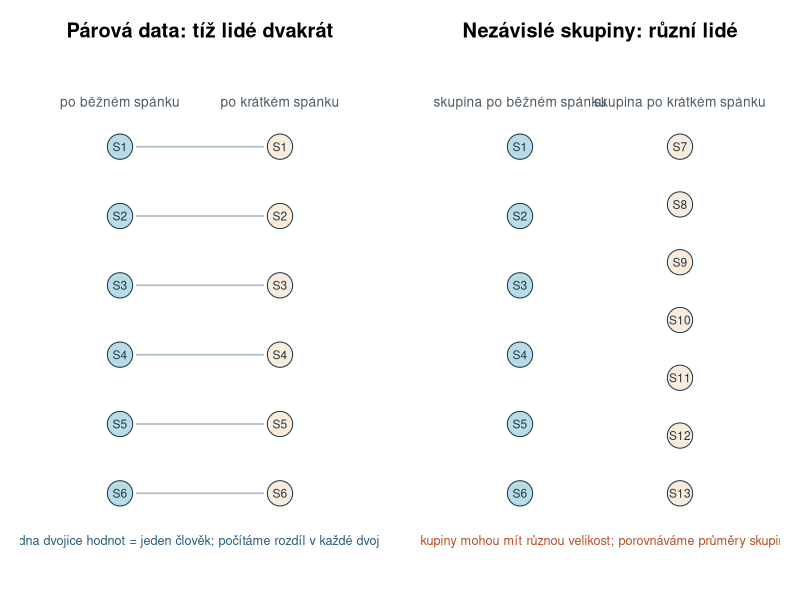
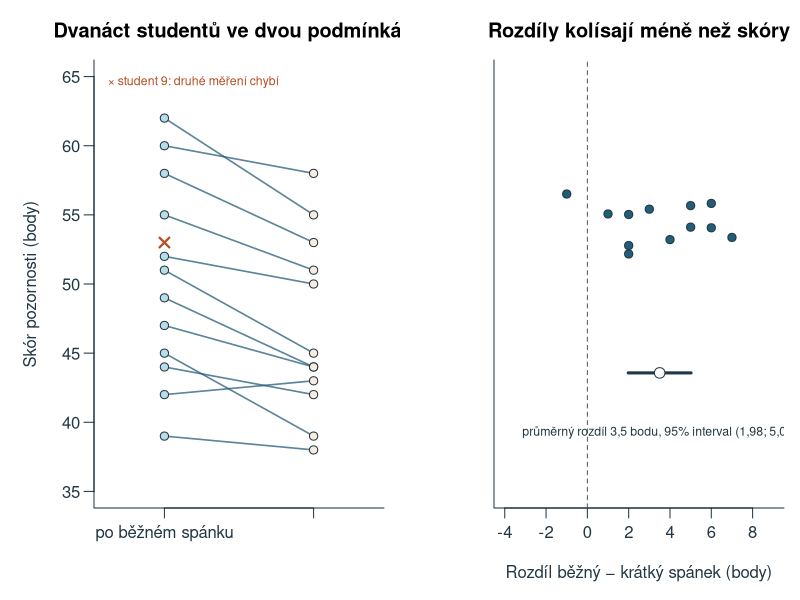
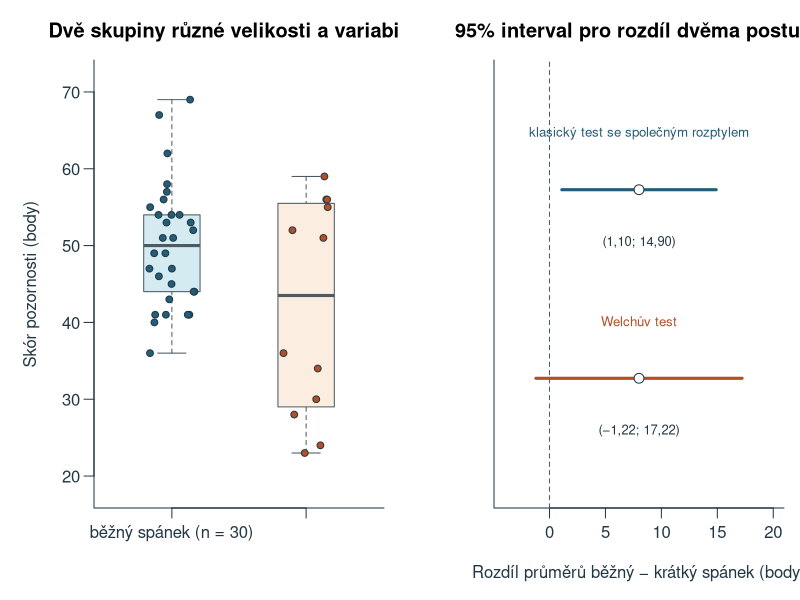
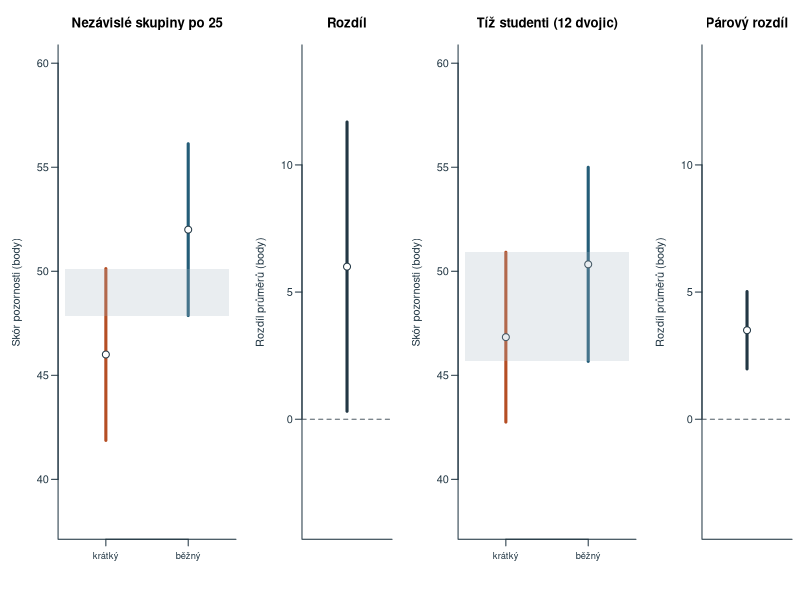
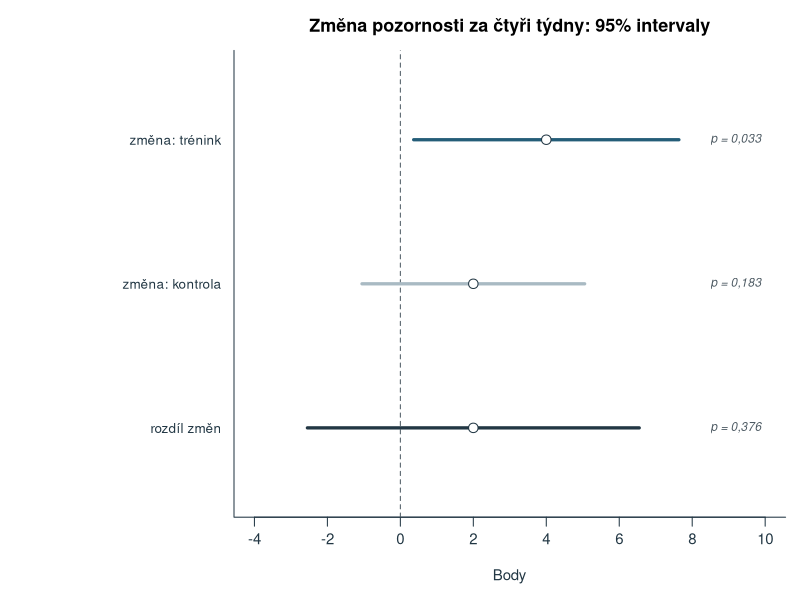
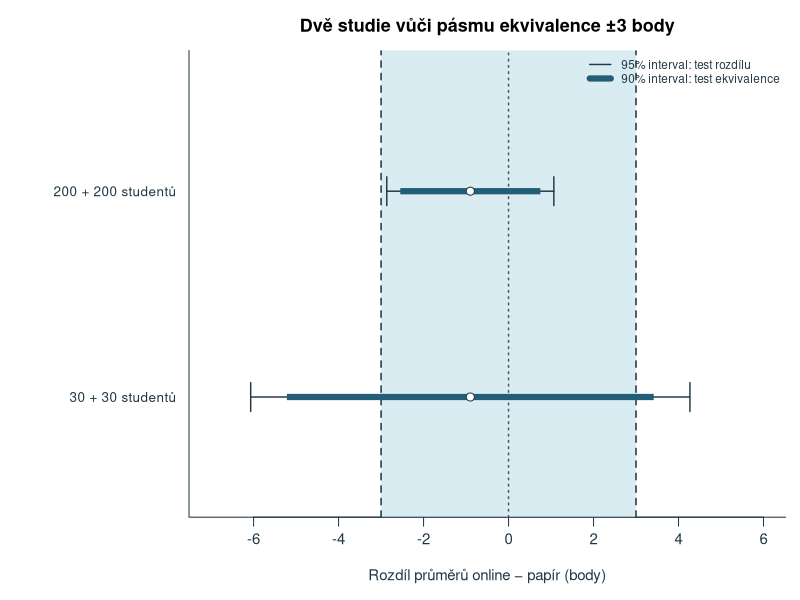
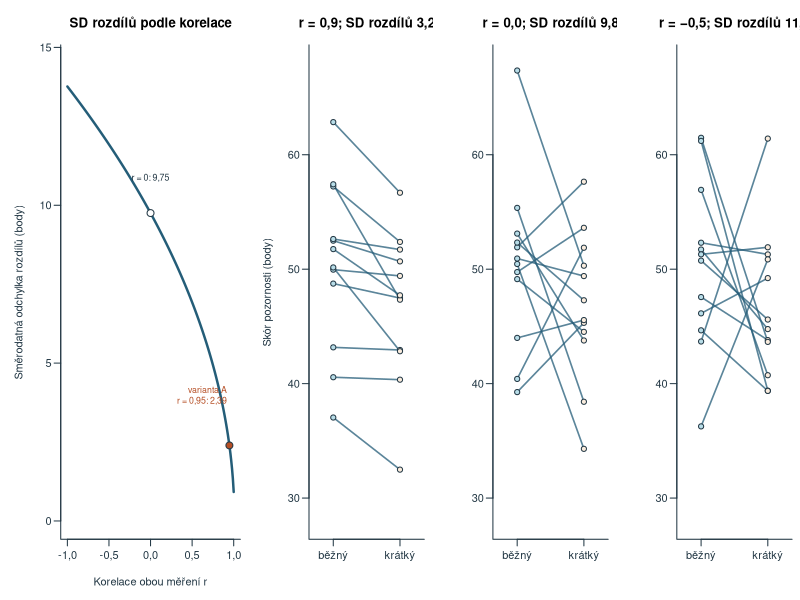
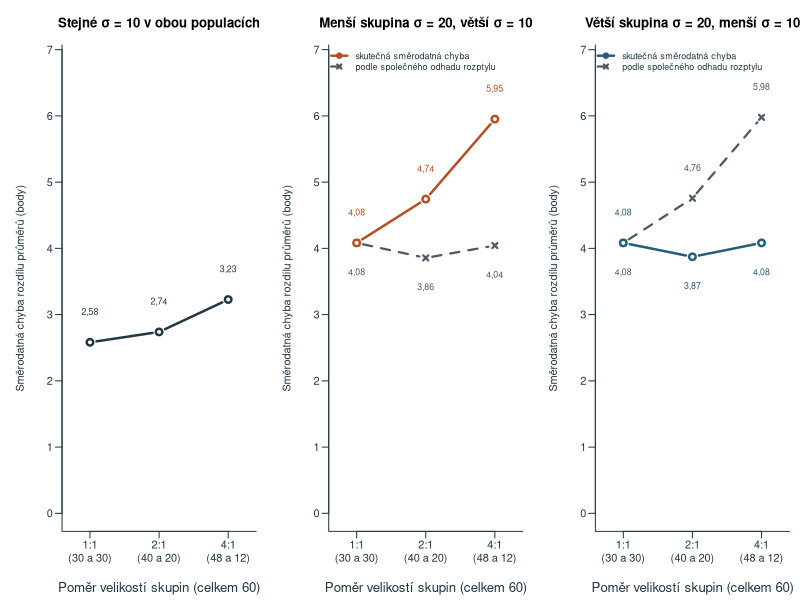

Source code (R) for these figures, in order:
# Teaching data, calculations and figures for chapter 8; base R, UTF-8, deterministic project-root paths.
# Parking summaries are quoted from Howell (2013, p. 86); anorexia summaries were computed from
# Howell's Table 7.3 (pp. 198-199) and converted to kilograms; every other value is an authored teaching model.
ch8_out <- 'assets/chapter-08/plots'
ch8_old_options <- options(OutDec=',')
dir.create(ch8_out,recursive=TRUE,showWarnings=FALSE)
ch8_blue <- '#245D78'; ch8_orange <- '#B54E24'; ch8_fill <- '#B8DDE8'; ch8_gray <- '#4D5A63'; ch8_pale <- '#E1E8EB'; ch8_sand <- '#FAECDD'; ch8_ink <- '#223744'; ch8_mute <- '#A9BAC3'; ch8_green <- '#3E7B4F'
ch8_num <- function(x,digits=2) sub('^-','−',formatC(x,format='f',digits=digits,decimal.mark=','))
ch8_draw <- function(name,code,width=8,height=4.5) {
  svg(file.path(ch8_out,paste0(name,'.svg')),width=width,height=height,family='sans',bg='white')
  par(mar=c(4.5,4.5,2.6,.8),mgp=c(2.7,.7,0),las=1,col.axis=ch8_ink,col.lab=ch8_ink,fg=ch8_ink,cex=.9)
  force(code); dev.off()
}
# Procedures from summaries --------------------------------------------------------------
# One sample of differences: the paired t-test is the one-sample t-test of chapter 7 applied to differences.
ch8_one <- function(m,s,n,level=.95) {
  m <- unname(m); s <- unname(s); n <- unname(n)
  se <- s/sqrt(n); q <- qt(1-(1-level)/2,n-1); t <- m/se
  c(m=m,s=s,n=n,se=se,df=n-1,t=t,p=2*pt(-abs(t),n-1),q=q,dolni=m-q*se,horni=m+q*se)
}
# Two independent samples: classic test with the pooled variance estimate.
ch8_pooled <- function(m1,s1,n1,m2,s2,n2,level=.95) {
  m1 <- unname(m1); s1 <- unname(s1); m2 <- unname(m2); s2 <- unname(s2)
  sp2 <- ((n1-1)*s1^2+(n2-1)*s2^2)/(n1+n2-2); se <- sqrt(sp2*(1/n1+1/n2)); df <- n1+n2-2
  q <- qt(1-(1-level)/2,df); t <- (m1-m2)/se
  c(rozdil=m1-m2,sp2=sp2,sp=sqrt(sp2),se=se,df=df,t=t,p=2*pt(-abs(t),df),q=q,dolni=m1-m2-q*se,horni=m1-m2+q*se,d=(m1-m2)/sqrt(sp2))
}
# Welch's test: separate variances and Welch-Satterthwaite degrees of freedom (not rounded).
ch8_welch <- function(m1,s1,n1,m2,s2,n2,level=.95) {
  m1 <- unname(m1); s1 <- unname(s1); m2 <- unname(m2); s2 <- unname(s2)
  a <- s1^2/n1; b <- s2^2/n2; se <- sqrt(a+b); df <- (a+b)^2/(a^2/(n1-1)+b^2/(n2-1))
  q <- qt(1-(1-level)/2,df); t <- (m1-m2)/se
  c(rozdil=m1-m2,se=se,df=df,t=t,p=2*pt(-abs(t),df),q=q,dolni=m1-m2-q*se,horni=m1-m2+q*se)
}
ch8_sum <- function(x) c(m=mean(x),s=sd(x),n=length(x))
# A. Running example, paired version: the same students after normal and after short sleep ------
# Thirteen students; student 9 has no score after short sleep. Difference = normal minus short sleep.
ch8_par <- data.frame(id=1:13,
  bezny=c(58,44,51,39,62,47,55,42,53,49,60,45,52),
  kratky=c(53,42,45,38,55,44,51,43,NA,44,58,39,50))
ch8_par_ok <- with(ch8_par,!is.na(bezny)&!is.na(kratky))
ch8_par_u <- ch8_par[ch8_par_ok,]
ch8_par_d <- ch8_par_u$bezny-ch8_par_u$kratky
ch8_par_res <- ch8_one(mean(ch8_par_d),sd(ch8_par_d),length(ch8_par_d))
ch8_par_b <- ch8_sum(ch8_par_u$bezny); ch8_par_k <- ch8_sum(ch8_par_u$kratky)
# The same complete pairs analysed (wrongly) as two independent groups.
ch8_par_wrong <- ch8_pooled(ch8_par_b['m'],ch8_par_b['s'],12,ch8_par_k['m'],ch8_par_k['s'],12)
# Column means taken without removing the incomplete pair: 13 versus 12 students.
ch8_par_cols <- c(bezny=mean(ch8_par$bezny),kratky=mean(ch8_par$kratky,na.rm=TRUE))
# Contrast: perfectly preserved order with tripled second values; SD of differences doubles.
ch8_troj_x <- c(2,4,6); ch8_troj_y <- 3*ch8_troj_x
# B. Independent version: two groups of different size and spread --------------------------
# Generated once (seed 20261189, rounded to whole points) and stored as fixed values.
ch8_sk_kratky <- c(52,55,23,59,36,51,24,56,28,34,56,30)
ch8_sk_bezny <- c(67,55,54,46,43,41,57,41,54,44,40,47,41,51,45,47,62,44,49,54,69,36,56,49,51,53,58,53,52,41)
ch8_sk_k <- ch8_sum(ch8_sk_kratky); ch8_sk_b <- ch8_sum(ch8_sk_bezny)
ch8_sk_pool <- ch8_pooled(ch8_sk_b['m'],ch8_sk_b['s'],30,ch8_sk_k['m'],ch8_sk_k['s'],12)
ch8_sk_welch <- ch8_welch(ch8_sk_b['m'],ch8_sk_b['s'],30,ch8_sk_k['m'],ch8_sk_k['s'],12)
# Parking study (Howell, p. 86) without known sigma: s = 14.6 s in both groups of 100 drivers.
ch8_park <- ch8_pooled(39.03,14.6,100,32.15,14.6,100)
ch8_park_welch <- ch8_welch(39.03,14.6,100,32.15,14.6,100)
# Anorexia (Everitt via Howell, Table 7.3): full-precision summaries in pounds, converted to kilograms.
ch8_lb <- 0.45359237
ch8_anor_lb <- c(m_pred=83.229412,m_po=90.494118,m_d=7.264706,s_d=7.157421,s_pred=5.016693,n=17)
ch8_anor <- ch8_anor_lb; ch8_anor[1:5] <- ch8_anor_lb[1:5]*ch8_lb
ch8_anor_res <- ch8_one(ch8_anor['m_d'],ch8_anor['s_d'],17)
ch8_anor_d_pred <- unname(ch8_anor['m_d']/ch8_anor['s_pred']); ch8_anor_d_z <- unname(ch8_anor['m_d']/ch8_anor['s_d'])
# Two groups side by side: 25 students per group, 46 versus 52 points, s = 10 in both.
ch8_vedle <- ch8_pooled(52,10,25,46,10,25)
ch8_vedle_ci <- rbind(kratky=46+c(-1,1)*qt(.975,24)*2,bezny=52+c(-1,1)*qt(.975,24)*2)
ch8_par_ci <- rbind(kratky=ch8_par_k['m']+c(-1,1)*qt(.975,11)*ch8_par_k['s']/sqrt(12),
                    bezny=ch8_par_b['m']+c(-1,1)*qt(.975,11)*ch8_par_b['s']/sqrt(12))
# D. Change in two groups: attention before and after a four-week training (authored) -------
ch8_tr <- data.frame(id=1:32,skupina=rep(c('trénink','kontrola'),each=16),
  pred=c(46,52,41,55,48,44,50,57,43,49,53,47,45,51,58,42, 47,50,44,53,49,41,55,46,52,48,43,56,45,51,50,47))
ch8_tr_zmena_i <- c(12,-3,8,-4,14,5,9,-2,3,10,-6,7,4,13,0,-6)
ch8_tr_zmena_k <- c(6,-7,9,-3,10,1,-6,5,2,11,-4,3,-1,8,0,-2)
ch8_tr$po <- ch8_tr$pred+c(ch8_tr_zmena_i,ch8_tr_zmena_k)
ch8_tr$zmena <- ch8_tr$po-ch8_tr$pred
ch8_tr_i <- ch8_one(mean(ch8_tr_zmena_i),sd(ch8_tr_zmena_i),16)
ch8_tr_k <- ch8_one(mean(ch8_tr_zmena_k),sd(ch8_tr_zmena_k),16)
ch8_tr_rozdil <- ch8_pooled(mean(ch8_tr_zmena_i),sd(ch8_tr_zmena_i),16,mean(ch8_tr_zmena_k),sd(ch8_tr_zmena_k),16)
# Equivalence of two test versions: online minus paper, bounds -3 and 3 set in advance.
ch8_ekv <- data.frame(studie=c('velká','malá'),m_online=49.2,m_papir=50.1,s=10,n=c(200,30))
ch8_ekv_res <- t(sapply(1:2,function(i) {
  e <- ch8_ekv[i,]; r95 <- ch8_pooled(e$m_online,e$s,e$n,e$m_papir,e$s,e$n,.95); r90 <- ch8_pooled(e$m_online,e$s,e$n,e$m_papir,e$s,e$n,.90)
  c(rozdil=r95[['rozdil']],se=r95[['se']],df=r95[['df']],p=r95[['p']],d95=r95[['dolni']],h95=r95[['horni']],d90=r90[['dolni']],h90=r90[['horni']])
}))
rownames(ch8_ekv_res) <- ch8_ekv$studie
# Exercise inputs (authored unless stated) --------------------------------------------------
ch8_u03 <- data.frame(id=1:15,
  kongr=c(612,685,590,731,648,577,702,659,NA,624,690,605,668,641,720),
  nekongr=c(689,742,671,790,702,660,NA,731,698,701,768,672,735,699,805))
ch8_u03_ok <- with(ch8_u03,!is.na(kongr)&!is.na(nekongr))
ch8_u03_d <- with(ch8_u03[ch8_u03_ok,],nekongr-kongr)
ch8_u06_a <- c(78,41,95,62,54,88,47,71,39,66)
ch8_u06_b <- c(52,48,61,44,57,50,46,55,49,63,51,45,58,53,47,60,50,54,42,56,49,52,59,48,51)
# Correlation of the two paired measurements and the SD of differences (optional extension) --
ch8_par_r <- cor(ch8_par_u$bezny,ch8_par_u$kratky)
ch8_sd_rozdilu <- function(r,s1=unname(ch8_par_b['s']),s2=unname(ch8_par_k['s'])) sqrt(s1^2+s2^2-2*r*s1*s2)
# Three simulated sets of 12 students with exactly the SDs and means of variant A and a chosen sample r
# (orthogonalised normal deviates, seed fixed); used only to illustrate the shape of paired data.
ch8_sim_par <- function(r,seed) {
  set.seed(seed); z <- scale(matrix(rnorm(24),12))
  z[,2] <- resid(lm(z[,2]~z[,1])); z <- scale(z)
  y <- r*z[,1]+sqrt(1-r^2)*z[,2]
  data.frame(bezny=ch8_par_b[['m']]+ch8_par_b[['s']]*z[,1],kratky=ch8_par_k[['m']]+ch8_par_k[['s']]*as.numeric(scale(y)))
}
ch8_sim_r <- c(.9,0,-.5)
ch8_sim <- lapply(seq_along(ch8_sim_r),function(i) ch8_sim_par(ch8_sim_r[i],20261114+i))
# Standard error of the difference and Welch df for 60 people split 1:1, 2:1 and 4:1 (population values).
ch8_pomer <- data.frame(pomer=c('1:1','2:1','4:1'),n1=c(30,40,48),n2=c(30,20,12))
ch8_se_dif <- function(s1,n1,s2,n2) sqrt(s1^2/n1+s2^2/n2)
ch8_se_pool <- function(s1,n1,s2,n2) sqrt(((n1-1)*s1^2+(n2-1)*s2^2)/(n1+n2-2)*(1/n1+1/n2))
ch8_welch_df <- function(s1,n1,s2,n2) { a <- s1^2/n1; b <- s2^2/n2; (a+b)^2/(a^2/(n1-1)+b^2/(n2-1)) }
ch8_pomer <- within(ch8_pomer, {
  se_shodne <- ch8_se_dif(10,n1,10,n2)
  se_mala_var <- ch8_se_dif(10,n1,20,n2); se_mala_var_pool <- ch8_se_pool(10,n1,20,n2)
  se_velka_var <- ch8_se_dif(20,n1,10,n2); se_velka_var_pool <- ch8_se_pool(20,n1,10,n2)
  df_shodne <- ch8_welch_df(10,n1,10,n2); df_mala_var <- ch8_welch_df(10,n1,20,n2); df_velka_var <- ch8_welch_df(20,n1,10,n2)
})
# Approximate CI for Cohen's d standardised by the control-group SD (Howell, 2013, p. 632) and the
# exact noncentral-t interval for the pooled d (comparison only); paired d after Algina & Keselman (2003, pp. 544-545).
ch8_d_ci <- function(d,n_kontrola,n_druha,level=.95) {
  se <- sqrt((n_kontrola+n_druha)/(n_kontrola*n_druha)+d^2/(2*n_kontrola)); z <- qnorm(1-(1-level)/2)
  c(d=d,se=se,dolni=d-z*se,horni=d+z*se)
}
ch8_nct_ci <- function(t,df,level=.95) {
  a <- (1-level)/2
  # pt() with a noncentrality parameter may warn about the last digits; the limits are checked against the text.
  suppressWarnings(c(uniroot(function(l) pt(t,df,ncp=l)-(1-a),c(t-20,t+20),tol=1e-10)$root,
    uniroot(function(l) pt(t,df,ncp=l)-a,c(t-20,t+20),tol=1e-10)$root))
}
ch8_park_dci <- ch8_d_ci(unname(ch8_park['d']),100,100)
ch8_park_dci_presne <- ch8_nct_ci(unname(ch8_park['t']),198)*sqrt(1/100+1/100)
ch8_sk_d <- unname(ch8_sk_pool['rozdil']/ch8_sk_b['s'])
ch8_sk_dci <- ch8_d_ci(ch8_sk_d,30,12)
ch8_par_stdz <- sqrt((ch8_par_b[['s']]^2+ch8_par_k[['s']]^2)/2)
ch8_par_dav <- unname(ch8_par_res['m'])/ch8_par_stdz
ch8_par_dci <- ch8_nct_ci(unname(ch8_par_res['t']),11)*sqrt(2*unname(ch8_par_res['s'])^2/(12*(ch8_par_b[['s']]^2+ch8_par_k[['s']]^2)))
# Figures ----------------------------------------------------------------------------------
ch8_draw('dve-usporadani', {
  par(mfrow=c(1,2),mar=c(1,1,3,1))
  for(k in 1:2) {
    plot(NA,xlim=c(0,10),ylim=c(0,10),axes=FALSE,xlab='',ylab='',
      main=if(k==1) 'Párová data: tíž lidé dvakrát' else 'Nezávislé skupiny: různí lidé')
    if(k==1) {
      y <- seq(8.6,1.4,length.out=6)
      text(2.6,9.5,'po běžném spánku',cex=.82,col=ch8_gray); text(7.4,9.5,'po krátkém spánku',cex=.82,col=ch8_gray)
      for(i in seq_along(y)) {
        segments(3.1,y[i],6.9,y[i],lwd=1.6,col=ch8_mute)
        symbols(c(2.6,7.4),c(y[i],y[i]),circles=c(.38,.38),inches=FALSE,add=TRUE,bg=c(ch8_fill,ch8_sand),fg=ch8_ink)
        text(c(2.6,7.4),y[i],paste0('S',i),cex=.72)
      }
      text(5,.4,'jedna dvojice hodnot = jeden člověk; počítáme rozdíl v každé dvojici',cex=.76,col=ch8_blue)
    } else {
      y1 <- seq(8.6,1.4,length.out=6); y2 <- seq(8.6,1.4,length.out=7)
      text(2.6,9.5,'skupina po běžném spánku',cex=.82,col=ch8_gray); text(7.4,9.5,'skupina po krátkém spánku',cex=.82,col=ch8_gray)
      symbols(rep(2.6,6),y1,circles=rep(.38,6),inches=FALSE,add=TRUE,bg=ch8_fill,fg=ch8_ink); text(2.6,y1,paste0('S',1:6),cex=.72)
      symbols(rep(7.4,7),y2,circles=rep(.38,7),inches=FALSE,add=TRUE,bg=ch8_sand,fg=ch8_ink); text(7.4,y2,paste0('S',7:13),cex=.72)
      text(5,.4,'skupiny mohou mít různou velikost; porovnáváme průměry skupin',cex=.76,col=ch8_orange)
    }
  }
},width=9.4,height=4.2)
ch8_draw('parova-data', {
  par(mfrow=c(1,2),mar=c(4.6,4.7,3,.8))
  u <- ch8_par_u
  plot(NA,xlim=c(.6,2.4),ylim=c(35,65),xaxt='n',xlab='',ylab='Skór pozornosti (body)',main='Dvanáct studentů ve dvou podmínkách',bty='l')
  axis(1,at=1:2,labels=c('po běžném spánku','po krátkém spánku'))
  segments(1,u$bezny,2,u$kratky,col=adjustcolor(ch8_blue,.75),lwd=1.6)
  points(rep(1,12),u$bezny,pch=21,bg=ch8_fill,col=ch8_ink,cex=1.1); points(rep(2,12),u$kratky,pch=21,bg=ch8_sand,col=ch8_ink,cex=1.1)
  points(1,53,pch=4,col=ch8_orange,cex=1.3,lwd=2.2); text(.62,64.6,'× student 9: druhé měření chybí',adj=0,cex=.74,col=ch8_orange)
  set.seed(8); jit <- runif(12,-.12,.12)
  plot(NA,xlim=c(-4,9),ylim=c(.4,1.8),yaxt='n',xlab='Rozdíl běžný − krátký spánek (body)',ylab='',main='Rozdíly kolísají méně než skóry',bty='l')
  abline(v=0,lty=2,col=ch8_gray)
  points(ch8_par_d,1.3+jit,pch=21,bg=ch8_blue,col=ch8_ink,cex=1.1)
  r <- ch8_par_res
  segments(r['dolni'],.8,r['horni'],.8,lwd=3,col=ch8_ink); points(r['m'],.8,pch=21,bg='white',col=ch8_ink,cex=1.4)
  text(r['m'],.6,paste0('průměrný rozdíl ',ch8_num(r['m'],1),' bodu, 95% interval (',ch8_num(r['dolni']),'; ',ch8_num(r['horni']),')'),cex=.74)
},width=10,height=4.4)
ch8_draw('dve-skupiny', {
  par(mfrow=c(1,2),mar=c(4.6,4.7,3,.8))
  plot(NA,xlim=c(.5,2.5),ylim=c(18,72),xaxt='n',xlab='',ylab='Skór pozornosti (body)',main='Dvě skupiny různé velikosti a variability',bty='l')
  axis(1,at=1:2,labels=c('běžný spánek (n = 30)','krátký spánek (n = 12)'))
  boxplot(list(ch8_sk_bezny,ch8_sk_kratky),at=1:2,add=TRUE,axes=FALSE,boxwex=.42,col=c(adjustcolor(ch8_fill,.6),adjustcolor(ch8_sand,.9)),border=ch8_gray,outline=FALSE)
  set.seed(9); points(1+runif(30,-.17,.17),ch8_sk_bezny,pch=21,bg=ch8_blue,col=ch8_ink,cex=.9); points(2+runif(12,-.17,.17),ch8_sk_kratky,pch=21,bg=ch8_orange,col=ch8_ink,cex=.9)
  plot(NA,xlim=c(-4,20),ylim=c(.4,2.6),yaxt='n',xlab='Rozdíl průměrů běžný − krátký spánek (body)',ylab='',main='95% interval pro rozdíl dvěma postupy',bty='l')
  abline(v=0,lty=2,col=ch8_gray)
  ints <- rbind(ch8_sk_pool[c('dolni','horni')],ch8_sk_welch[c('dolni','horni')]); y <- c(2,1); cols <- c(ch8_blue,ch8_orange)
  segments(ints[,1],y,ints[,2],y,lwd=3,col=cols); points(rep(ch8_sk_pool['rozdil'],2),y,pch=21,bg='white',col=ch8_ink,cex=1.3)
  text(ch8_sk_pool['rozdil'],y-.28,paste0('(',ch8_num(ints[,1]),'; ',ch8_num(ints[,2]),')'),cex=.78)
  text(ch8_sk_pool['rozdil'],y+.3,c('klasický test se společným rozptylem','Welchův test'),cex=.8,col=cols)
},width=10,height=4.4)
ch8_draw('intervaly-vedle-sebe', {
  layout(matrix(1:4,1),widths=c(1.25,.8,1.25,.8)); par(mar=c(4.6,4.4,3.4,.6))
  draw_groups <- function(ci,m,main,lab) {
    plot(NA,xlim=c(.5,2.5),ylim=c(38,60),xaxt='n',xlab='',ylab='Skór pozornosti (body)',main=main,bty='l')
    axis(1,at=1:2,labels=lab,cex.axis=.85)
    segments(1:2,ci[,1],1:2,ci[,2],lwd=3,col=c(ch8_orange,ch8_blue)); points(1:2,m,pch=21,bg='white',col=ch8_ink,cex=1.4)
    rect(.5,max(ci[,1]),2.5,min(ci[,2]),col=adjustcolor(ch8_mute,.25),border=NA)
  }
  draw_diff <- function(r,main) {
    plot(NA,xlim=c(.5,1.5),ylim=c(-4,14),xaxt='n',xlab='',ylab='Rozdíl průměrů (body)',main=main,bty='l')
    abline(h=0,lty=2,col=ch8_gray); segments(1,r[1],1,r[2],lwd=3,col=ch8_ink); points(1,r[3],pch=21,bg='white',col=ch8_ink,cex=1.4)
  }
  draw_groups(ch8_vedle_ci,c(46,52),'Nezávislé skupiny po 25',c('krátký','běžný'))
  draw_diff(c(ch8_vedle['dolni'],ch8_vedle['horni'],6),'Rozdíl')
  draw_groups(ch8_par_ci,c(ch8_par_k['m'],ch8_par_b['m']),'Tíž studenti (12 dvojic)',c('krátký','běžný'))
  draw_diff(c(ch8_par_res['dolni'],ch8_par_res['horni'],ch8_par_res['m']),'Párový rozdíl')
},width=10.4,height=4.6)
ch8_draw('zmeny-skupin', {
  par(mar=c(4.6,13,2.8,.8))
  rows <- rbind(ch8_tr_i[c('m','dolni','horni','p')],ch8_tr_k[c('m','dolni','horni','p')],c(ch8_tr_rozdil[c('rozdil','dolni','horni','p')]))
  y <- 3:1; cols <- c(ch8_blue,ch8_mute,ch8_ink)
  lab <- c('změna: trénink','změna: kontrola','rozdíl změn')
  plot(NA,xlim=c(-4,10),ylim=c(.5,3.5),yaxt='n',xlab='Body',ylab='',main='Změna pozornosti za čtyři týdny: 95% intervaly',bty='l')
  abline(v=0,lty=2,col=ch8_gray); axis(2,at=y,labels=lab,tick=FALSE,cex.axis=.9)
  segments(rows[,2],y,rows[,3],y,lwd=3.2,col=cols); points(rows[,1],y,pch=21,bg='white',col=ch8_ink,cex=1.4)
  text(9.9,y,paste0('p = ',ch8_num(rows[,4],3)),adj=1,cex=.8,font=3,col=ch8_gray)
},width=8.8,height=3.8)
ch8_draw('ekvivalence-skupin', {
  par(mar=c(4.6,10.5,2.8,.8))
  e <- ch8_ekv_res; y <- 2:1
  plot(NA,xlim=c(-7,6),ylim=c(.5,2.6),yaxt='n',xlab='Rozdíl průměrů online − papír (body)',ylab='',main='Dvě studie vůči pásmu ekvivalence ±3 body',bty='l')
  rect(-3,0,3,3,col=adjustcolor(ch8_fill,.55),border=NA); abline(v=c(-3,3),lty=2,lwd=1.5,col=ch8_ink); abline(v=0,lty=3,lwd=1.5,col=ch8_gray)
  axis(2,at=y,labels=c('200 + 200 studentů','30 + 30 studentů'),tick=FALSE,cex.axis=.9)
  segments(e[,'d95'],y,e[,'h95'],y,lwd=1.4,col=ch8_ink); segments(e[,'d95'],y-.07,e[,'d95'],y+.07,lwd=1.4,col=ch8_ink); segments(e[,'h95'],y-.07,e[,'h95'],y+.07,lwd=1.4,col=ch8_ink)
  segments(e[,'d90'],y,e[,'h90'],y,lwd=6,col=ch8_blue,lend=1); points(e[,'rozdil'],y,pch=21,bg='white',col=ch8_ink,cex=1.2)
  legend('topright',c('95% interval: test rozdílu','90% interval: test ekvivalence'),lwd=c(1.4,6),col=c(ch8_ink,ch8_blue),bty='n',cex=.78)
},width=8.8,height=3.8)
ch8_draw('korelace-rozdily', {
  layout(matrix(1:4,1),widths=c(1.35,1,1,1)); par(mar=c(4.6,4.6,3.4,.6))
  rr <- seq(-1,1,by=.01)
  plot(rr,ch8_sd_rozdilu(rr),type='l',lwd=2.4,col=ch8_blue,xlab='Korelace obou měření r',ylab='Směrodatná odchylka rozdílů (body)',
       main='SD rozdílů podle korelace',bty='l',ylim=c(0,14.5))
  pts <- c(0,ch8_par_r); points(pts,ch8_sd_rozdilu(pts),pch=21,bg=c('white',ch8_orange),col=ch8_ink,cex=1.4)
  text(0,ch8_sd_rozdilu(0)+1.1,paste0('r = 0: ',ch8_num(ch8_sd_rozdilu(0))),cex=.8)
  text(ch8_par_r-.03,ch8_sd_rozdilu(ch8_par_r)+1.6,paste0('varianta A\nr = ',ch8_num(ch8_par_r,2),': ',ch8_num(ch8_sd_rozdilu(ch8_par_r))),adj=1,cex=.8,col=ch8_orange)
  for(i in seq_along(ch8_sim)) {
    u <- ch8_sim[[i]]; dd <- u$bezny-u$kratky
    plot(NA,xlim=c(.7,2.3),ylim=c(28,68),xaxt='n',xlab='',ylab=if(i==1) 'Skór pozornosti (body)' else '',
         main=paste0('r = ',ch8_num(cor(u$bezny,u$kratky),1),'; SD rozdílů ',ch8_num(sd(dd),1)),bty='l')
    axis(1,at=1:2,labels=c('běžný','krátký'))
    segments(1,u$bezny,2,u$kratky,col=adjustcolor(ch8_blue,.75),lwd=1.6)
    points(rep(1,12),u$bezny,pch=21,bg=ch8_fill,col=ch8_ink,cex=1.05); points(rep(2,12),u$kratky,pch=21,bg=ch8_sand,col=ch8_ink,cex=1.05)
  }
},width=11.4,height=4.4)
ch8_draw('pomer-skupin', {
  par(mfrow=c(1,3),mar=c(5.2,4.7,3.4,.8))
  lab <- c('1:1
(30 a 30)','2:1
(40 a 20)','4:1
(48 a 12)'); x <- 1:3; pm <- ch8_pomer
  panel <- function(main,se,se_pool=NULL,col) {
    plot(NA,xlim=c(.7,3.3),ylim=c(0,6.8),xaxt='n',xlab='',ylab='Směrodatná chyba rozdílu průměrů (body)',main=main,bty='l')
    axis(1,at=x,labels=lab,padj=.5); mtext('Poměr velikostí skupin (celkem 60)',1,3.8,cex=.8)
    up <- if(is.null(se_pool)) rep(TRUE,3) else se>=se_pool-1e-9  # label the higher point above, the lower below
    if(!is.null(se_pool)) { lines(x,se_pool,lwd=2.2,lty=2,col=ch8_gray,type='b',pch=4); text(x,se_pool+ifelse(up,-.45,.45),ch8_num(se_pool),cex=.8,col=ch8_gray) }
    lines(x,se,lwd=2.4,col=col,type='b',pch=21,bg='white',cex=1.3); text(x,se+ifelse(up,.45,-.45),ch8_num(se),cex=.8,col=col)
  }
  panel('Stejné σ = 10 v obou populacích',pm$se_shodne,col=ch8_ink)
  panel('Menší skupina σ = 20, větší σ = 10',pm$se_mala_var,pm$se_mala_var_pool,ch8_orange)
  legend('topleft',c('skutečná směrodatná chyba','podle společného odhadu rozptylu'),col=c(ch8_orange,ch8_gray),lty=c(1,2),pch=c(21,4),lwd=c(2.4,2.2),bty='n',cex=.82)
  panel('Větší skupina σ = 20, menší σ = 10',pm$se_velka_var,pm$se_velka_var_pool,ch8_blue)
  legend('topleft',c('skutečná směrodatná chyba','podle společného odhadu rozptylu'),col=c(ch8_blue,ch8_gray),lty=c(1,2),pch=c(21,4),lwd=c(2.4,2.2),bty='n',cex=.82)
},width=12,height=4.6)
ch8_draw('welch-stupne', {
  par(mar=c(5.2,4.7,3,.8))
  lab <- c('1:1\n(30 a 30)','2:1\n(40 a 20)','4:1\n(48 a 12)'); x <- 1:3; pm <- ch8_pomer
  plot(NA,xlim=c(.7,3.3),ylim=c(0,62),xaxt='n',xlab='',ylab='Stupně volnosti',main='Welchovy stupně volnosti (celkem 60 lidí)',bty='l')
  axis(1,at=x,labels=lab,padj=.5); mtext('Poměr velikostí skupin',1,3.8,cex=.85)
  abline(h=58,lty=2,col=ch8_gray); text(3.3,59.8,'n₁ + n₂ − 2 = 58',adj=1,cex=.78,col=ch8_gray)
  lines(x,pmin(pm$n1,pm$n2)-1,lty=3,lwd=2,col=ch8_gray,type='b',pch=20)
  lines(x,pm$df_shodne,lwd=2.4,col=ch8_ink,type='b',pch=21,bg='white',cex=1.2)
  lines(x,pm$df_mala_var,lwd=2.4,col=ch8_orange,type='b',pch=21,bg='white',cex=1.2)
  lines(x,pm$df_velka_var,lwd=2.4,col=ch8_blue,type='b',pch=21,bg='white',cex=1.2)
  legend('bottomleft',c('stejné σ','menší skupina dvakrát variabilnější','větší skupina dvakrát variabilnější','stupně volnosti menší skupiny'),
         col=c(ch8_ink,ch8_orange,ch8_blue,ch8_gray),lty=c(1,1,1,3),lwd=c(2.4,2.4,2.4,2),bty='n',cex=.78)
},width=8.4,height=4.6)
# Exercise 3: Q-Q plot of the differences with the plotting positions of chapter 4.
ch8_qq_y <- sort(ch8_u03_d); ch8_qq_z <- qnorm((seq_along(ch8_qq_y)-.5)/length(ch8_qq_y))
ch8_draw('qq-rozdily', {
  plot(ch8_qq_z,ch8_qq_y,xlab='Teoretický kvantil normovaného normálního rozdělení',ylab='Seřazený rozdíl (ms)',
       main='Q–Q graf rozdílů reakčních dob',pch=21,bg=ch8_blue,col=ch8_ink,bty='l',cex=1.1)
  abline(a=mean(ch8_u03_d),b=sd(ch8_u03_d),col=ch8_orange,lwd=1.8)
  legend('topleft','Referenční přímka: m + s × z',col=ch8_orange,lwd=1.8,bty='n',cex=.85)
},width=8.6,height=4.6)
options(ch8_old_options)
